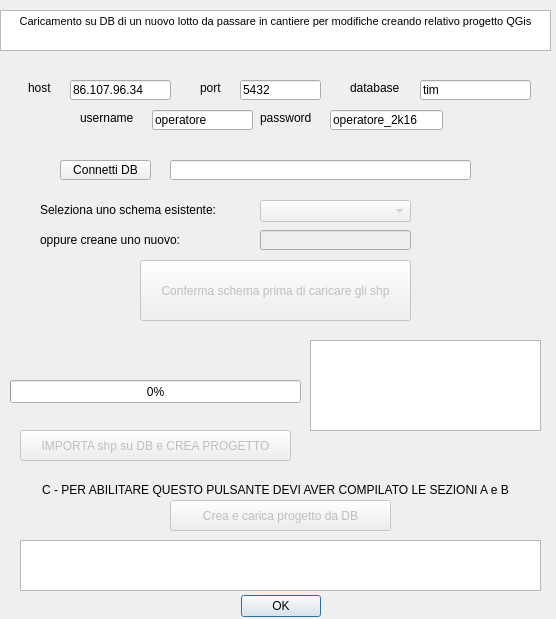
<?xml version="1.0" encoding="UTF-8"?>
<ui version="4.0">
 <class>qgis2dbDockWidgetBase</class>
 <widget class="QDialog" name="qgis2dbDockWidgetBase">
  <property name="geometry">
   <rect>
    <x>0</x>
    <y>0</y>
    <width>556</width>
    <height>619</height>
   </rect>
  </property>
  <property name="windowTitle">
   <string>qgis2db</string>
  </property>
  <widget class="QDialogButtonBox" name="button_box">
   <property name="geometry">
    <rect>
     <x>230</x>
     <y>590</y>
     <width>91</width>
     <height>32</height>
    </rect>
   </property>
   <property name="orientation">
    <enum>Qt::Horizontal</enum>
   </property>
   <property name="standardButtons">
    <set>QDialogButtonBox::Ok</set>
   </property>
  </widget>
  <widget class="QTextBrowser" name="txtHelp">
   <property name="geometry">
    <rect>
     <x>0</x>
     <y>10</y>
     <width>551</width>
     <height>41</height>
    </rect>
   </property>
   <property name="html">
    <string>&lt;!DOCTYPE HTML PUBLIC &quot;-//W3C//DTD HTML 4.0//EN&quot; &quot;http://www.w3.org/TR/REC-html40/strict.dtd&quot;&gt;
&lt;html&gt;&lt;head&gt;&lt;meta name=&quot;qrichtext&quot; content=&quot;1&quot; /&gt;&lt;style type=&quot;text/css&quot;&gt;
p, li { white-space: pre-wrap; }
&lt;/style&gt;&lt;/head&gt;&lt;body style=&quot; font-family:'MS Shell Dlg 2'; font-size:8.15094pt; font-weight:400; font-style:normal;&quot;&gt;
&lt;p align=&quot;center&quot; style=&quot; margin-top:0px; margin-bottom:0px; margin-left:0px; margin-right:0px; -qt-block-indent:0; text-indent:0px;&quot;&gt;&lt;span style=&quot; font-size:8.15094pt;&quot;&gt;Caricamento su DB di un nuovo lotto da passare in cantiere per modifiche creando relativo progetto QGis&lt;/span&gt;&lt;/p&gt;&lt;/body&gt;&lt;/html&gt;</string>
   </property>
  </widget>
  <widget class="QTextBrowser" name="txtFeedback">
   <property name="geometry">
    <rect>
     <x>20</x>
     <y>540</y>
     <width>521</width>
     <height>51</height>
    </rect>
   </property>
  </widget>
  <widget class="QWidget" name="layoutWidget">
   <property name="geometry">
    <rect>
     <x>0</x>
     <y>0</y>
     <width>2</width>
     <height>2</height>
    </rect>
   </property>
   <layout class="QVBoxLayout" name="verticalLayout"/>
  </widget>
  <widget class="QLabel" name="label_64">
   <property name="geometry">
    <rect>
     <x>10</x>
     <y>480</y>
     <width>531</width>
     <height>20</height>
    </rect>
   </property>
   <property name="text">
    <string>&lt;html&gt;&lt;head/&gt;&lt;body&gt;&lt;p align=&quot;center&quot;&gt;C - PER ABILITARE QUESTO PULSANTE DEVI AVER COMPILATO LE SEZIONI A e B&lt;/p&gt;&lt;/body&gt;&lt;/html&gt;</string>
   </property>
  </widget>
  <widget class="QToolButton" name="createBtn">
   <property name="enabled">
    <bool>false</bool>
   </property>
   <property name="geometry">
    <rect>
     <x>170</x>
     <y>500</y>
     <width>221</width>
     <height>31</height>
    </rect>
   </property>
   <property name="text">
    <string>Crea e carica progetto da DB</string>
   </property>
  </widget>
  <widget class="QLineEdit" name="testAnswer">
   <property name="geometry">
    <rect>
     <x>170</x>
     <y>160</y>
     <width>301</width>
     <height>20</height>
    </rect>
   </property>
   <property name="readOnly">
    <bool>true</bool>
   </property>
  </widget>
  <widget class="QLineEdit" name="hostDB">
   <property name="geometry">
    <rect>
     <x>70</x>
     <y>80</y>
     <width>101</width>
     <height>20</height>
    </rect>
   </property>
   <property name="text">
    <string>86.107.96.34</string>
   </property>
  </widget>
  <widget class="QLabel" name="label_2">
   <property name="geometry">
    <rect>
     <x>200</x>
     <y>80</y>
     <width>41</width>
     <height>16</height>
    </rect>
   </property>
   <property name="text">
    <string>port</string>
   </property>
  </widget>
  <widget class="QComboBox" name="schemaDB_combo">
   <property name="enabled">
    <bool>false</bool>
   </property>
   <property name="geometry">
    <rect>
     <x>260</x>
     <y>200</y>
     <width>151</width>
     <height>22</height>
    </rect>
   </property>
  </widget>
  <widget class="QLabel" name="label_4">
   <property name="geometry">
    <rect>
     <x>260</x>
     <y>110</y>
     <width>61</width>
     <height>16</height>
    </rect>
   </property>
   <property name="text">
    <string>password</string>
   </property>
  </widget>
  <widget class="QToolButton" name="testBtn">
   <property name="geometry">
    <rect>
     <x>60</x>
     <y>160</y>
     <width>91</width>
     <height>20</height>
    </rect>
   </property>
   <property name="text">
    <string>Connetti DB</string>
   </property>
  </widget>
  <widget class="QLineEdit" name="usrDB">
   <property name="geometry">
    <rect>
     <x>152</x>
     <y>110</y>
     <width>101</width>
     <height>20</height>
    </rect>
   </property>
   <property name="text">
    <string>operatore</string>
   </property>
  </widget>
  <widget class="QLineEdit" name="schemaDB">
   <property name="enabled">
    <bool>false</bool>
   </property>
   <property name="geometry">
    <rect>
     <x>260</x>
     <y>230</y>
     <width>151</width>
     <height>20</height>
    </rect>
   </property>
   <property name="text">
    <string/>
   </property>
  </widget>
  <widget class="QLabel" name="label">
   <property name="geometry">
    <rect>
     <x>28</x>
     <y>80</y>
     <width>41</width>
     <height>16</height>
    </rect>
   </property>
   <property name="text">
    <string>host</string>
   </property>
  </widget>
  <widget class="QLineEdit" name="nameDB">
   <property name="geometry">
    <rect>
     <x>420</x>
     <y>80</y>
     <width>111</width>
     <height>20</height>
    </rect>
   </property>
   <property name="text">
    <string>tim</string>
   </property>
  </widget>
  <widget class="QLabel" name="label_10">
   <property name="geometry">
    <rect>
     <x>40</x>
     <y>230</y>
     <width>221</width>
     <height>20</height>
    </rect>
   </property>
   <property name="text">
    <string>oppure creane uno nuovo:</string>
   </property>
  </widget>
  <widget class="QLabel" name="label_5">
   <property name="geometry">
    <rect>
     <x>350</x>
     <y>80</y>
     <width>61</width>
     <height>16</height>
    </rect>
   </property>
   <property name="text">
    <string>database</string>
   </property>
  </widget>
  <widget class="QLabel" name="label_9">
   <property name="geometry">
    <rect>
     <x>40</x>
     <y>200</y>
     <width>221</width>
     <height>20</height>
    </rect>
   </property>
   <property name="text">
    <string>Seleziona uno schema esistente:</string>
   </property>
  </widget>
  <widget class="QTextBrowser" name="txtFeedback_import">
   <property name="geometry">
    <rect>
     <x>310</x>
     <y>340</y>
     <width>231</width>
     <height>91</height>
    </rect>
   </property>
   <property name="html">
    <string>&lt;!DOCTYPE HTML PUBLIC &quot;-//W3C//DTD HTML 4.0//EN&quot; &quot;http://www.w3.org/TR/REC-html40/strict.dtd&quot;&gt;
&lt;html&gt;&lt;head&gt;&lt;meta name=&quot;qrichtext&quot; content=&quot;1&quot; /&gt;&lt;style type=&quot;text/css&quot;&gt;
p, li { white-space: pre-wrap; }
&lt;/style&gt;&lt;/head&gt;&lt;body style=&quot; font-family:'MS Shell Dlg 2'; font-size:8.15094pt; font-weight:400; font-style:normal;&quot;&gt;
&lt;p style=&quot;-qt-paragraph-type:empty; margin-top:0px; margin-bottom:0px; margin-left:0px; margin-right:0px; -qt-block-indent:0; text-indent:0px; font-size:8.15094pt;&quot;&gt;&lt;br /&gt;&lt;/p&gt;&lt;/body&gt;&lt;/html&gt;</string>
   </property>
  </widget>
  <widget class="QToolButton" name="testBtn_schema">
   <property name="enabled">
    <bool>false</bool>
   </property>
   <property name="geometry">
    <rect>
     <x>140</x>
     <y>260</y>
     <width>271</width>
     <height>61</height>
    </rect>
   </property>
   <property name="text">
    <string>Conferma schema prima di caricare gli shp</string>
   </property>
  </widget>
  <widget class="QLineEdit" name="pwdDB">
   <property name="geometry">
    <rect>
     <x>330</x>
     <y>110</y>
     <width>113</width>
     <height>20</height>
    </rect>
   </property>
   <property name="text">
    <string>operatore_2k16</string>
   </property>
  </widget>
  <widget class="QLineEdit" name="portDB">
   <property name="geometry">
    <rect>
     <x>240</x>
     <y>80</y>
     <width>81</width>
     <height>20</height>
    </rect>
   </property>
   <property name="text">
    <string>5432</string>
   </property>
  </widget>
  <widget class="QProgressBar" name="import_progressBar">
   <property name="geometry">
    <rect>
     <x>10</x>
     <y>380</y>
     <width>291</width>
     <height>23</height>
    </rect>
   </property>
   <property name="value">
    <number>0</number>
   </property>
  </widget>
  <widget class="QLabel" name="label_3">
   <property name="geometry">
    <rect>
     <x>80</x>
     <y>110</y>
     <width>71</width>
     <height>16</height>
    </rect>
   </property>
   <property name="text">
    <string>username</string>
   </property>
  </widget>
  <widget class="QToolButton" name="import_shp">
   <property name="enabled">
    <bool>false</bool>
   </property>
   <property name="geometry">
    <rect>
     <x>20</x>
     <y>430</y>
     <width>271</width>
     <height>31</height>
    </rect>
   </property>
   <property name="text">
    <string>IMPORTA shp su DB e CREA PROGETTO</string>
   </property>
  </widget>
  <zorder>layoutWidget</zorder>
  <zorder>button_box</zorder>
  <zorder>txtHelp</zorder>
  <zorder>txtFeedback</zorder>
  <zorder>label_64</zorder>
  <zorder>createBtn</zorder>
  <zorder>testAnswer</zorder>
  <zorder>hostDB</zorder>
  <zorder>label_2</zorder>
  <zorder>schemaDB_combo</zorder>
  <zorder>label_4</zorder>
  <zorder>testBtn</zorder>
  <zorder>usrDB</zorder>
  <zorder>schemaDB</zorder>
  <zorder>label</zorder>
  <zorder>nameDB</zorder>
  <zorder>label_10</zorder>
  <zorder>label_5</zorder>
  <zorder>label_9</zorder>
  <zorder>txtFeedback_import</zorder>
  <zorder>testBtn_schema</zorder>
  <zorder>pwdDB</zorder>
  <zorder>portDB</zorder>
  <zorder>import_progressBar</zorder>
  <zorder>label_3</zorder>
  <zorder>import_shp</zorder>
 </widget>
 <tabstops>
  <tabstop>txtFeedback</tabstop>
  <tabstop>txtHelp</tabstop>
 </tabstops>
 <resources/>
 <connections>
  <connection>
   <sender>button_box</sender>
   <signal>accepted()</signal>
   <receiver>qgis2dbDockWidgetBase</receiver>
   <slot>accept()</slot>
   <hints>
    <hint type="sourcelabel">
     <x>20</x>
     <y>20</y>
    </hint>
    <hint type="destinationlabel">
     <x>20</x>
     <y>20</y>
    </hint>
   </hints>
  </connection>
  <connection>
   <sender>button_box</sender>
   <signal>rejected()</signal>
   <receiver>qgis2dbDockWidgetBase</receiver>
   <slot>reject()</slot>
   <hints>
    <hint type="sourcelabel">
     <x>20</x>
     <y>20</y>
    </hint>
    <hint type="destinationlabel">
     <x>20</x>
     <y>20</y>
    </hint>
   </hints>
  </connection>
 </connections>
 <buttongroups>
  <buttongroup name="buttonGroup"/>
 </buttongroups>
</ui>
